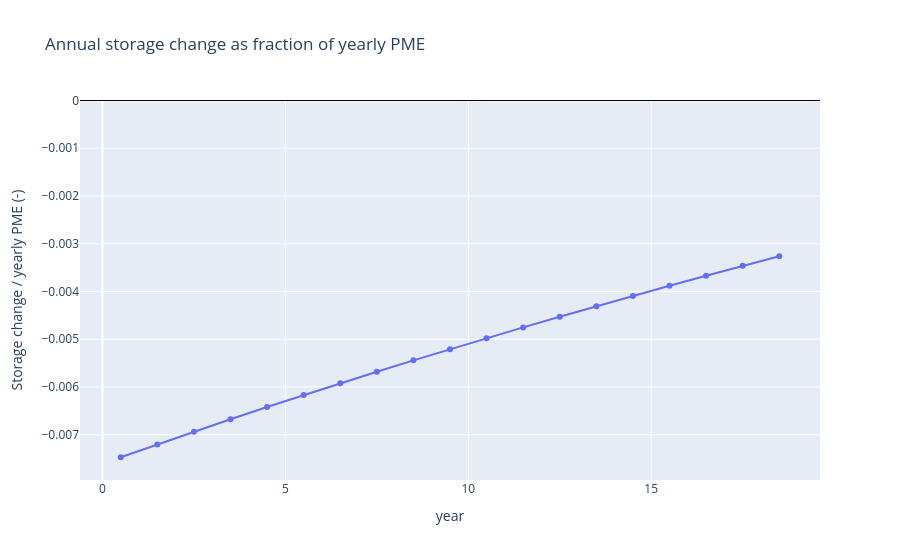

The code cell stored with this chart in its notebook:
### Code cell
import plotly.graph_objects as go

# Compute yearly PME total from the same domain used by this baseline run
raw_nc_path = Path(json.loads(Path(
    f"/glade/derecho/scratch/bwest/drought-ensemble/domains/{utils.DOMAIN}/processed_full_runs/{ensemble_name}/{ensemble_member}/file_locations.json"
).read_text())[0])
run_dir = raw_nc_path.parent
pme = pf.read_pfb(str(run_dir / "pme.pfb"))

if pme.ndim != 3:
    raise ValueError(f"Unexpected pme.pfb shape: {pme.shape}")

# Domain mask (active cells only)
mask_2d = no_flow_barrier.mask.isel(time=0, z=0).values > 0

# pme.pfb can be stored with a single active z layer; collapse if needed
layer_activity = np.sum(np.abs(pme), axis=(1, 2))
active_layers = np.where(layer_activity > 0)[0]
if active_layers.size == 1:
    pme_2d = pme[active_layers[0], :, :]
else:
    pme_2d = np.sum(pme, axis=0)

# Use the same grid spacing as the yearly PME notebook.
# Processed NetCDF x/y are index coordinates (0,1,2,...) not physical meters.
DX = 1000.0
DY = 1000.0
HOURS_PER_YEAR = 365.0 * 24.0

yearly_pme_total_m3 = float(
    np.sum(np.where(mask_2d, pme_2d, 0.0)) * DX * DY * HOURS_PER_YEAR
)
if yearly_pme_total_m3 == 0:
    raise ValueError("Domain-integrated yearly PME is zero; cannot compute fraction.")

# Year-to-year storage change (finite-difference derivative over each 1-year interval)
years = total_storage_baseline.time.values
delta_storage_m3 = np.diff(total_storage_baseline.values)
interval_mid_years = 0.5 * (years[:-1] + years[1:])
fraction_of_yearly_pme = delta_storage_m3 / yearly_pme_total_m3

graph = go.Figure()
graph.add_trace(go.Scatter(
    x=interval_mid_years,
    y=fraction_of_yearly_pme,
    mode='lines+markers',
    name='Baseline annual ΔS / yearly PME'
))
graph.add_hline(y=0.0, line_width=1, line_color='black')
graph.update_layout(
    xaxis_title="year",
    yaxis_title="Storage change / yearly PME (-)",
    title="Annual storage change as fraction of yearly PME"
)

graph.show()

# Consistency check: this should be 1.0 for uniform 1-year spacing.
dt_years = np.diff(years)
backward_derivative_m3_per_year = delta_storage_m3 / dt_years
print(f"Using yearly PME total = {yearly_pme_total_m3:,.3e} m^3/year")
print(
    f"Fraction range: {np.nanmin(fraction_of_yearly_pme):.4f} to "
    f"{np.nanmax(fraction_of_yearly_pme):.4f}"
)
print(
    "corr(ΔS, dS/dt over interval) = "
    f"{np.corrcoef(delta_storage_m3, backward_derivative_m3_per_year)[0, 1]:.6f}"
)

# Extra sanity checks for "by-eye" slope comparisons on the first graph.
start_end_single_year_ratio = abs(delta_storage_m3[-1]) / abs(delta_storage_m3[0])
start_end_five_year_ratio = (
    abs(np.mean(delta_storage_m3[-5:])) / abs(np.mean(delta_storage_m3[:5]))
)
print(
    "|ΔS_last_year| / |ΔS_first_year| = "
    f"{start_end_single_year_ratio:.3f}"
)
print(
    "|mean(ΔS last 5y)| / |mean(ΔS first 5y)| = "
    f"{start_end_five_year_ratio:.3f}"
)

### Figure 1 — Plotly figure (JSON) as saved in the notebook; plotly's stock layout.template omitted (floating-point values rounded to 4 significant figures)
{"data": [{"mode": "lines+markers", "name": "Baseline annual ΔS / yearly PME", "type": "scatter", "x": [0.5, 1.5, 2.5, 3.5, 4.5, 5.5, 6.5, 7.5, 8.5, 9.5, 10.5, 11.5, 12.5, 13.5, 14.5, 15.5, 16.5, 17.5, 18.5], "y": [-0.007472, -0.007203, -0.006938, -0.006677, -0.006421, -0.00617, -0.005923, -0.005681, -0.005443, -0.005209, -0.004979, -0.004752, -0.004529, -0.00431, -0.004094, -0.003881, -0.003671, -0.003464, -0.003261]}], "layout": {"shapes": [{"line": {"color": "black", "width": 1}, "type": "line", "x0": 0, "x1": 1, "xref": "x domain", "y0": 0, "y1": 0, "yref": "y"}], "title": {"text": "Annual storage change as fraction of yearly PME"}, "xaxis": {"title": {"text": "year"}}, "yaxis": {"title": {"text": "Storage change / yearly PME (-)"}}}}
